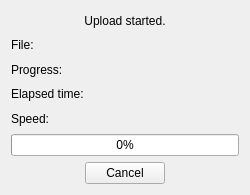
<ui version="4.0" >
 <class>uploadDialogClass</class>
 <widget class="QWidget" name="uploadDialogClass" >
  <property name="geometry" >
   <rect>
    <x>0</x>
    <y>0</y>
    <width>250</width>
    <height>195</height>
   </rect>
  </property>
  <property name="maximumSize" >
   <size>
    <width>600</width>
    <height>195</height>
   </size>
  </property>
  <property name="windowTitle" >
   <string>Uploading...</string>
  </property>
  <property name="windowIcon" >
   <iconset resource="yandexnarod.qrc" >
    <normaloff>:/icons/yandexnarodplugin.png</normaloff>:/icons/yandexnarodplugin.png</iconset>
  </property>
  <layout class="QVBoxLayout" name="verticalLayout" >
   <item>
    <widget class="QLabel" name="labelStatus" >
     <property name="text" >
      <string>Upload started.</string>
     </property>
     <property name="alignment" >
      <set>Qt::AlignCenter</set>
     </property>
    </widget>
   </item>
   <item>
    <widget class="QLabel" name="labelFile" >
     <property name="text" >
      <string>File: </string>
     </property>
     <property name="textFormat" >
      <enum>Qt::PlainText</enum>
     </property>
    </widget>
   </item>
   <item>
    <widget class="QLabel" name="labelProgress" >
     <property name="text" >
      <string>Progress:</string>
     </property>
    </widget>
   </item>
   <item>
    <widget class="QLabel" name="labelETime" >
     <property name="text" >
      <string>Elapsed time:</string>
     </property>
    </widget>
   </item>
   <item>
    <widget class="QLabel" name="labelSpeed" >
     <property name="text" >
      <string>Speed:</string>
     </property>
    </widget>
   </item>
   <item>
    <widget class="QProgressBar" name="progressBar" >
     <property name="value" >
      <number>0</number>
     </property>
    </widget>
   </item>
   <item>
    <layout class="QHBoxLayout" name="horizontalLayout" >
     <item>
      <spacer name="horizontalSpacer" >
       <property name="orientation" >
        <enum>Qt::Horizontal</enum>
       </property>
       <property name="sizeHint" stdset="0" >
        <size>
         <width>40</width>
         <height>20</height>
        </size>
       </property>
      </spacer>
     </item>
     <item>
      <widget class="QPushButton" name="btnUploadCancel" >
       <property name="text" >
        <string>Cancel</string>
       </property>
      </widget>
     </item>
     <item>
      <spacer name="horizontalSpacer_2" >
       <property name="orientation" >
        <enum>Qt::Horizontal</enum>
       </property>
       <property name="sizeHint" stdset="0" >
        <size>
         <width>40</width>
         <height>20</height>
        </size>
       </property>
      </spacer>
     </item>
    </layout>
   </item>
  </layout>
 </widget>
 <resources>
  <include location="yandexnarod.qrc" />
 </resources>
 <connections/>
</ui>
